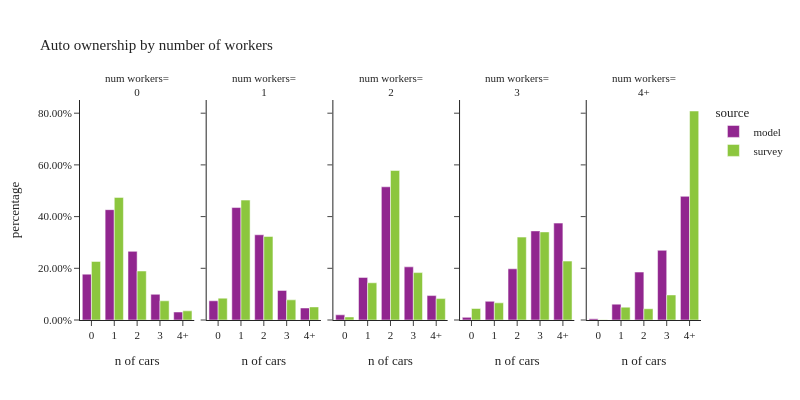

This figure's notebook cell:
### Code cell
plot_auto(hh,'hhwkrs_4+','number of workers','num workers')

### Figure 1 — Plotly figure (JSON) as saved in the notebook; plotly's stock layout.template omitted (floating-point values rounded to 4 significant figures)
{"data": [{"alignmentgroup": "True", "customdata": [[68688], [165275], [102789], [38497], [11952]], "hovertemplate": "source=model<br>hhwkrs_4+=0<br>hhvehs_4+=%{x}<br>percentage=%{y}<br>sample count=%{customdata[0]}<extra></extra>", "legendgroup": "model", "marker": {"color": "#91268F", "pattern": {"shape": ""}}, "name": "model", "offsetgroup": "model", "orientation": "v", "showlegend": true, "textposition": "auto", "type": "bar", "x": ["0", "1", "2", "3", "4+"], "xaxis": "x", "y": [0.1774, 0.4268, 0.2655, 0.09942, 0.03087], "yaxis": "y"}, {"alignmentgroup": "True", "customdata": [[51822], [303318], [229891], [79904], [32384]], "hovertemplate": "source=model<br>hhwkrs_4+=1<br>hhvehs_4+=%{x}<br>percentage=%{y}<br>sample count=%{customdata[0]}<extra></extra>", "legendgroup": "model", "marker": {"color": "#91268F", "pattern": {"shape": ""}}, "name": "model", "offsetgroup": "model", "orientation": "v", "showlegend": false, "textposition": "auto", "type": "bar", "x": ["0", "1", "2", "3", "4+"], "xaxis": "x2", "y": [0.07432, 0.435, 0.3297, 0.1146, 0.04644], "yaxis": "y2"}, {"alignmentgroup": "True", "customdata": [[10918], [90181], [281998], [112525], [51686]], "hovertemplate": "source=model<br>hhwkrs_4+=2<br>hhvehs_4+=%{x}<br>percentage=%{y}<br>sample count=%{customdata[0]}<extra></extra>", "legendgroup": "model", "marker": {"color": "#91268F", "pattern": {"shape": ""}}, "name": "model", "offsetgroup": "model", "orientation": "v", "showlegend": false, "textposition": "auto", "type": "bar", "x": ["0", "1", "2", "3", "4+"], "xaxis": "x3", "y": [0.01995, 0.1648, 0.5152, 0.2056, 0.09444], "yaxis": "y3"}, {"alignmentgroup": "True", "customdata": [[566], [4029], [11035], [19196], [20875]], "hovertemplate": "source=model<br>hhwkrs_4+=3<br>hhvehs_4+=%{x}<br>percentage=%{y}<br>sample count=%{customdata[0]}<extra></extra>", "legendgroup": "model", "marker": {"color": "#91268F", "pattern": {"shape": ""}}, "name": "model", "offsetgroup": "model", "orientation": "v", "showlegend": false, "textposition": "auto", "type": "bar", "x": ["0", "1", "2", "3", "4+"], "xaxis": "x4", "y": [0.01016, 0.07233, 0.1981, 0.3446, 0.3748], "yaxis": "y4"}, {"alignmentgroup": "True", "customdata": [[256], [2983], [9009], [13104], [23248]], "hovertemplate": "source=model<br>hhwkrs_4+=4+<br>hhvehs_4+=%{x}<br>percentage=%{y}<br>sample count=%{customdata[0]}<extra></extra>", "legendgroup": "model", "marker": {"color": "#91268F", "pattern": {"shape": ""}}, "name": "model", "offsetgroup": "model", "orientation": "v", "showlegend": false, "textposition": "auto", "type": "bar", "x": ["0", "1", "2", "3", "4+"], "xaxis": "x5", "y": [0.005267, 0.06138, 0.1854, 0.2696, 0.4784], "yaxis": "y5"}, {"alignmentgroup": "True", "customdata": [[226], [412], [235], [76], [27]], "hovertemplate": "source=survey<br>hhwkrs_4+=0<br>hhvehs_4+=%{x}<br>percentage=%{y}<br>sample count=%{customdata[0]}<extra></extra>", "legendgroup": "survey", "marker": {"color": "#8CC63E", "pattern": {"shape": ""}}, "name": "survey", "offsetgroup": "survey", "orientation": "v", "showlegend": true, "textposition": "auto", "type": "bar", "x": ["0", "1", "2", "3", "4+"], "xaxis": "x", "y": [0.2266, 0.4743, 0.1895, 0.07424, 0.03539], "yaxis": "y"}, {"alignmentgroup": "True", "customdata": [[327], [842], [306], [63], [33]], "hovertemplate": "source=survey<br>hhwkrs_4+=1<br>hhvehs_4+=%{x}<br>percentage=%{y}<br>sample count=%{customdata[0]}<extra></extra>", "legendgroup": "survey", "marker": {"color": "#8CC63E", "pattern": {"shape": ""}}, "name": "survey", "offsetgroup": "survey", "orientation": "v", "showlegend": false, "textposition": "auto", "type": "bar", "x": ["0", "1", "2", "3", "4+"], "xaxis": "x2", "y": [0.08454, 0.4638, 0.3232, 0.07793, 0.05061], "yaxis": "y2"}, {"alignmentgroup": "True", "customdata": [[63], [366], [510], [105], [39]], "hovertemplate": "source=survey<br>hhwkrs_4+=2<br>hhvehs_4+=%{x}<br>percentage=%{y}<br>sample count=%{customdata[0]}<extra></extra>", "legendgroup": "survey", "marker": {"color": "#8CC63E", "pattern": {"shape": ""}}, "name": "survey", "offsetgroup": "survey", "orientation": "v", "showlegend": false, "textposition": "auto", "type": "bar", "x": ["0", "1", "2", "3", "4+"], "xaxis": "x3", "y": [0.01168, 0.144, 0.5782, 0.1834, 0.0828], "yaxis": "y3"}, {"alignmentgroup": "True", "customdata": [[6], [13], [29], [34], [19]], "hovertemplate": "source=survey<br>hhwkrs_4+=3<br>hhvehs_4+=%{x}<br>percentage=%{y}<br>sample count=%{customdata[0]}<extra></extra>", "legendgroup": "survey", "marker": {"color": "#8CC63E", "pattern": {"shape": ""}}, "name": "survey", "offsetgroup": "survey", "orientation": "v", "showlegend": false, "textposition": "auto", "type": "bar", "x": ["0", "1", "2", "3", "4+"], "xaxis": "x4", "y": [0.04447, 0.06641, 0.3206, 0.3407, 0.2278], "yaxis": "y4"}, {"alignmentgroup": "True", "customdata": [[1], [8], [6], [5], [13]], "hovertemplate": "source=survey<br>hhwkrs_4+=4+<br>hhvehs_4+=%{x}<br>percentage=%{y}<br>sample count=%{customdata[0]}<extra></extra>", "legendgroup": "survey", "marker": {"color": "#8CC63E", "pattern": {"shape": ""}}, "name": "survey", "offsetgroup": "survey", "orientation": "v", "showlegend": false, "textposition": "auto", "type": "bar", "x": ["0", "1", "2", "3", "4+"], "xaxis": "x5", "y": [0.001362, 0.04979, 0.04348, 0.09689, 0.8085], "yaxis": "y5"}], "layout": {"annotations": [{"font": {}, "showarrow": false, "text": "num workers=<br>0", "x": 0.092, "xanchor": "center", "xref": "paper", "y": 1, "yanchor": "bottom", "yref": "paper"}, {"font": {}, "showarrow": false, "text": "num workers=<br>1", "x": 0.296, "xanchor": "center", "xref": "paper", "y": 1, "yanchor": "bottom", "yref": "paper"}, {"font": {}, "showarrow": false, "text": "num workers=<br>2", "x": 0.5, "xanchor": "center", "xref": "paper", "y": 1, "yanchor": "bottom", "yref": "paper"}, {"font": {}, "showarrow": false, "text": "num workers=<br>3", "x": 0.704, "xanchor": "center", "xref": "paper", "y": 1, "yanchor": "bottom", "yref": "paper"}, {"font": {}, "showarrow": false, "text": "num workers=<br>4+", "x": 0.908, "xanchor": "center", "xref": "paper", "y": 1, "yanchor": "bottom", "yref": "paper"}], "barmode": "group", "font": {"size": 11}, "height": 400, "legend": {"title": {"text": "source"}, "tracegroupgap": 0}, "title": {"text": "Auto ownership by number of workers"}, "width": 800, "xaxis": {"anchor": "y", "domain": [0, 0.184], "title": {"text": "n of cars"}}, "xaxis2": {"anchor": "y2", "domain": [0.204, 0.388], "matches": "x", "title": {"text": "n of cars"}}, "xaxis3": {"anchor": "y3", "domain": [0.408, 0.592], "matches": "x", "title": {"text": "n of cars"}}, "xaxis4": {"anchor": "y4", "domain": [0.612, 0.796], "matches": "x", "title": {"text": "n of cars"}}, "xaxis5": {"anchor": "y5", "domain": [0.816, 1], "matches": "x", "title": {"text": "n of cars"}}, "yaxis": {"anchor": "x", "domain": [0, 1], "tickformat": ".2%", "title": {"text": "percentage"}}, "yaxis2": {"anchor": "x2", "domain": [0, 1], "matches": "y", "showticklabels": false, "tickformat": ".2%"}, "yaxis3": {"anchor": "x3", "domain": [0, 1], "matches": "y", "showticklabels": false, "tickformat": ".2%"}, "yaxis4": {"anchor": "x4", "domain": [0, 1], "matches": "y", "showticklabels": false, "tickformat": ".2%"}, "yaxis5": {"anchor": "x5", "domain": [0, 1], "matches": "y", "showticklabels": false, "tickformat": ".2%"}}}
